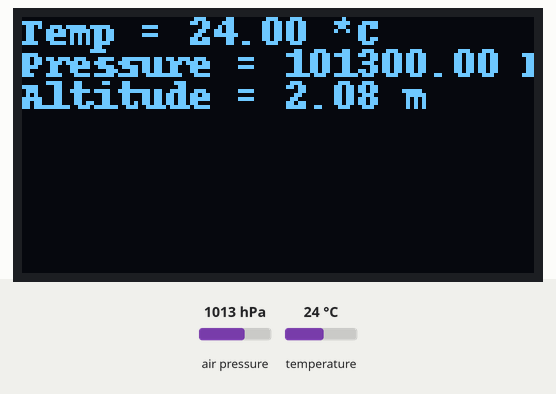
Simulated run of this program. Board: Raspberry Pi (BCM pin numbers). Parts: 128×64 one-colour display. Inputs (shaded band) come from the test bench; at power-on: air pressure 1013 hPa, temperature 24 °C. What the program prints to the terminal is not drawn.

Above: at 1.3 s.
1.4 s: air pressure set to 952 hPa
At 3.6 s:
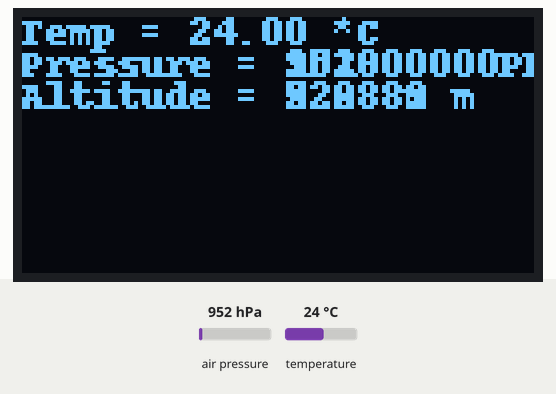
3.9 s: temperature set to 12 °C
At 4.9 s:
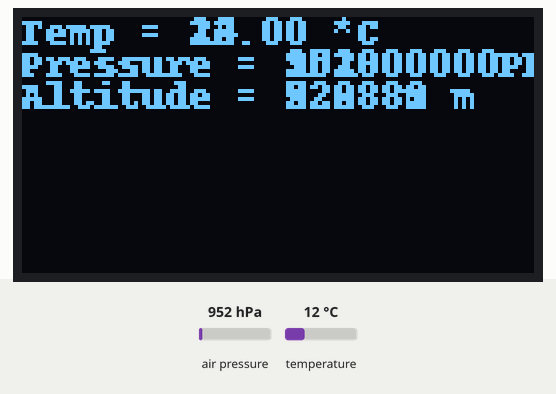
6.0 s: air pressure set to 975 hPa
At 7.4 s:
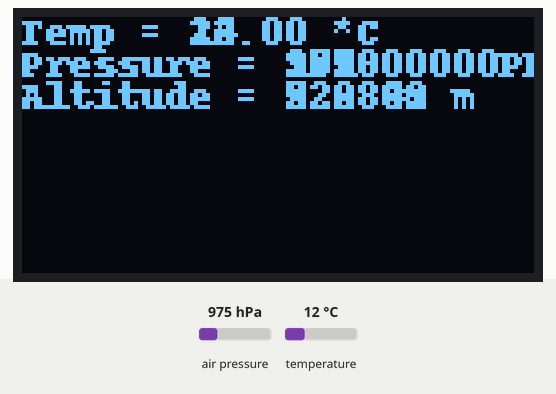
8.2 s: temperature set to 19 °C
Timing chart, 0 to 11.2 s (numbered marks = the images above; inputs shaded):
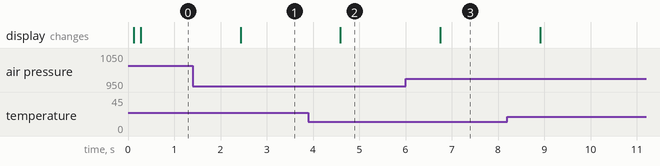

The program:

Oled.py
```python
#-*-coding:utf-8-*-

# 필요한 라이브러리를 불러옵니다.
import time
import Adafruit_SSD1306
from PIL import Image, ImageDraw, ImageFont
import Adafruit_BMP.BMP085 as BMP085

# OLED 128X64 ( i2c_address = 연결된 OLED 주소 ) 인스턴스 disp 생성
disp = Adafruit_SSD1306.SSD1306_128_64(rst=None, i2c_address=0x3C)

# disp 초기화
disp.begin()

# 화면 클리어
disp.clear()
disp.display()

# Create blank image for drawing.
# Make sure to create image with mode '1' for 1-bit color.
width = disp.width
height = disp.height
image = Image.new('1', (width, height))

# Get drawing object to draw on image.
draw = ImageDraw.Draw(image)

# Draw a black filled box to clear the image.
draw.rectangle((0,0,width,height), outline=0, fill=0)

# First define some constants to allow easy resizing of shapes.
padding = -2
top = padding
bottom = height-padding
# Move left to right keeping track of the current x position for drawing shapes.
x = 0

# 디폴트 폰트 불러오기
font = ImageFont.load_default()

# BMP180센서의 인스턴스 sensor 생성
sensor = BMP085.BMP085()

while True:
    # 온도, 압력, 고도 값을 읽어서 변수에 저장
    temp = sensor.read_temperature()
    pressure = sensor.read_pressure()
    altitude = sensor.read_altitude()
    # 측정값을 출력 (터미널)
    print('Temp = {0:0.2f} *C'.format(temp))
    print('Pressure = {0:0.2f} Pa'.format(pressure))
    print('Altitude = {0:0.2f} m'.format(altitude))

    # OLED에 화면 표시 내용
    draw.text((x,top),   'Temp = {0:0.2f} *C'.format(temp), font=font, fill=255)
    draw.text((x,top+8), 'Pressure = {0:0.2f} Pa'.format(pressure),font=font, fill=255)
    draw.text((x,top+16),'Altitude = {0:0.2f} m'.format(altitude), font=font, fill=255)

    # 화면 표시
    disp.image(image)
    disp.display()
    # 딜레이 시간 2초
    time.sleep(2)
```

Measured:
- after the input at 1.4 s, the display: changes after 1.0 s (image 1)
- after the input at 3.9 s, the display: changes after 0.69 s (image 2)
- after the input at 6.0 s, the display: changes after 0.75 s (image 3)
